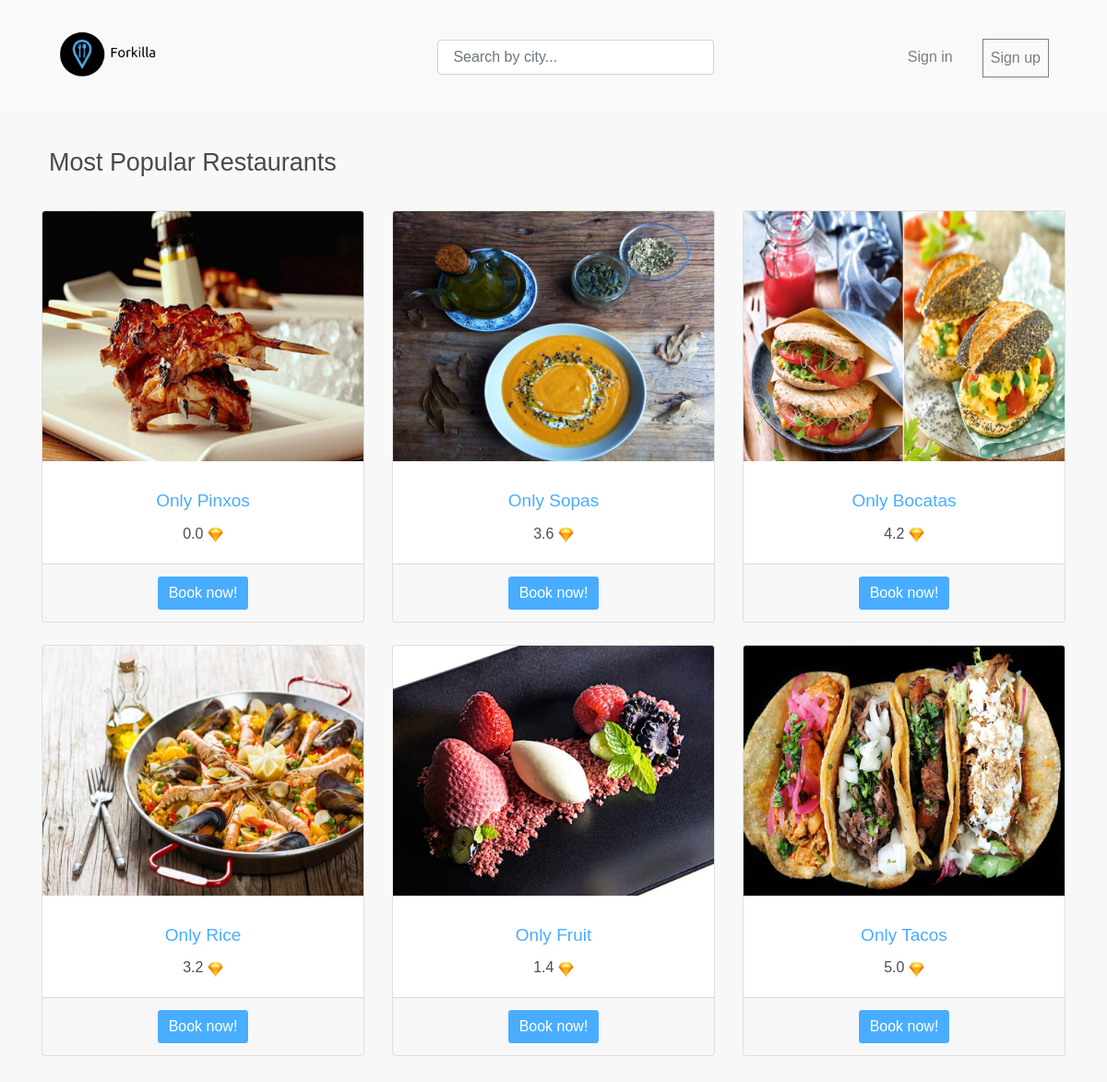
Screenshot of /forkilla/ with the database file from the repository.
### forkilla/models.py (models this page shows, shortened)
class Restaurant(models.Model):
    CATEGORIES = (
        ("Rice", "Rice"),
        ("Fusi", "Fusion"),
        ("BBQ", "Barbecue"),
        ("Chin", "Chinese"),
        ("Medi", "Mediterranean"),
        ("Crep", "Creperie"),
        ("Hind", "Hindu"),
        ("Japa", "Japanese"),
        ("Ital", "Italian"),
        ("Mexi", "Mexican"),
        ("Peru", "Peruvian"),
        ("Russ", "Russian"),
        ("Turk", "Turkish"),
        ("Basq", "Basque"),
        ("Vegy", "Vegetarian"),
        ("Afri", "African"),
        ("Egyp", "Egyptian"),
        ("Grek", "Greek")
    )
    _d_categories = dict(CATEGORIES)
    restaurant_number = models.CharField(max_length=8, unique=True)
    name = models.CharField(max_length=50)
    menu_description = models.TextField()
    price_average = models.DecimalField(max_digits=5, decimal_places=2)
    is_promot = models.BooleanField()
    rate = models.DecimalField(default=0.0, max_digits=2, decimal_places=1,
                               validators=[MinValueValidator(0.0), MaxValueValidator(5.0)])
    address = models.CharField(max_length=50)
    city = models.CharField(max_length=50)
    country = models.CharField(max_length=50)
    featured_photo = models.ImageField(upload_to="images/")
    category = models.CharField(max_length=5, choices=CATEGORIES)
    restaurant_capacity = models.PositiveIntegerField(validators=[MaxValueValidator(999)])

### forkilla/views.py (the view)
def index(request):
    return restaurants(request)

### forkilla/views.py (called while the page is built)
def restaurants(request, city="", category=""):
    promoted = False
    viewedrestaurants = _check_session(request)
    query = request.GET.get('q')
    if query:
        restaurants = Restaurant.objects.filter(city=query)
    else:
        if city:
            restaurants = Restaurant.objects.filter(city=city)
            if category:
                restaurants = restaurants.filter(category=category)
        else:
            restaurants = Restaurant.objects.filter(is_promot="True")
            promoted = True
    context = {
        'city': city,
        'category': category,
        'restaurants': restaurants,
        'promoted': promoted,
        'viewedrestaurants': viewedrestaurants,
        'search_result': query,
    }
    return render(request, 'forkilla/restaurants.html', context)

def _check_session(request):
    try:
        if "viewedrestaurants" not in request.session:
            viewedrestaurants = ViewedRestaurants()
            viewedrestaurants.save()
            request.session["viewedrestaurants"] = viewedrestaurants.id_vr
        else:
            viewedrestaurants = ViewedRestaurants.objects.get(id_vr=request.session["viewedrestaurants"])
    except (KeyError, Reservation.DoesNotExist, AttributeError):
        return HttpResponse("The specified Viewed Restaurant does not exist!")
    return viewedrestaurants

### templates/forkilla/restaurants.html (shortened to what this page needs)
<!DOCTYPE html>
<html lang="en">
<head>
</head>
<body>
    {% extends 'forkilla/base.html' %}
    {% block content %}
    {% load static %}
        <br>
        {% if restaurants %}
            {% if promoted %}
                <br>
                <h2>Most Popular Restaurants</h2>
            {% else %}
                <br>
                <h2>Restaurants in {{ search_result }}</h2>
            {% endif %}
            <br>
            <form action="{% url 'reservation'%}" method="get">
            <div class="row text-center">
                {% for restaurant in restaurants %}
                    <div class="col-lg-4 col-md-4 mb-4">
                        <div class="card h-100">
                            {% if restaurant.featured_photo %}
                                <img class="card-img-top" src="{{ restaurant.featured_photo.url }}" alt="">
                            {% endif %}
                                <div class="card-body">
                                    <a href="{% url 'details' restaurant.restaurant_number%}" >
                                        <h4 class="card-title">{{restaurant.name}}</h4>
                                    </a>
                                    <p class="card-text">{{restaurant.rate}} <img src="{% static 'forkilla/images/diamond.ico' %}" alt="diamond" style="width:17px;"></p>
                                </div>
                                <div class="card-footer">
                                    <button class="btn btn-primary" type="submit" name="reservation" value={{restaurant.restaurant_number}} > Book now!</button>
                                </div>
                            </div>
                        </div>
                {% endfor %}
            </div>
            </form>
        {% else %}
            <p>No restaurants are available.</p>
        {% endif %}
    {% endblock %}

### templates/forkilla/base.html (shortened to what this page needs)
{% load static %}
<!DOCTYPE html>
<html lang="en">
<head>
    {% load static %}
    <link rel="stylesheet" href="https://maxcdn.bootstrapcdn.com/bootstrap/4.3.1/css/bootstrap.min.css">
    <link rel="stylesheet" href="{% static 'forkilla/css/style.css' %}">
</head>
<body>
    <nav class="navbar navbar-expand-sm bg-light navbar-light fixed-top">
        <div class="container-fluid">
            <a class="navbar-brand" href="{% url 'index' %}">
                <img src="{% static 'forkilla/images/logo1.png' %}" alt="logo" style="width:150px;">
            </a>
            <form class="from-inline" method="GET" action="" id="searchform">
                <input style="width: 300px" class="form-control mr-sm-3" type="text" id="searchbox" name="q" value="{{ request.GET.q }}" placeholder=" Search by city...">
            </form>
            <ul class="navbar-nav">
                {% if not request.user.is_authenticated %}
                    <li class="nav-item">
                        <a class="nav-link" href="accounts/login">Sign in</a>
                    </li>
                    <li class="nav-item">
                        <a class="nav-link"  href="register" style=" border-color: #01579b ;border:1px; border-style: solid;">Sign up</a>
                    </li>
                {% endif %}
            </ul>
        </div>
    </nav>
    <div class="container">
        {% block content %}
        {% endblock %}
        <br><br>
    </div>
</body>
</html>

### static/forkilla/css/style.css (style rules this page uses)
:root { --fore-color: rgba(0, 0, 0, 0.7); --secondary-fore-color: #444; --back-color: #f8f8f8; --secondary-back-color: #f0f0f0; --blockquote-color: #f57c00; --pre-color: #1565c0; --border-color: #aaa; --secondary-border-color: #ddd; --heading-ratio: 1.19; --universal-margin: 0.5rem; --universal-padding: 0.5rem; --universal-border-radius: 0.125rem; --a-link-color: #0277bd; --a-visited-color: #01579b; }
html { font-size: 16px; padding-top: 100px; }
html, * { font-family: Helvetica; line-height: 1.5; -webkit-text-size-adjust: 100%; }
a, b, del, em, i, ins, q, span, strong, u { font-size: 1em; }
#searchform { position:absolute; right:31.5%; top:30%; width:30%; }
* { font-size: 1rem; }
body { margin: 0; color: var(--fore-color); background: var(--back-color); }
h1, h2, h3, h4, h5, h6 { line-height: 1.2; margin: calc(1.5 * var(--universal-margin)) var(--universal-margin); font-weight: 500; }
h2 { font-size: calc(1rem * var(--heading-ratio) * var(--heading-ratio) * var(--heading-ratio)); }
h4 { font-size: calc(1rem * var(--heading-ratio)); }
p { margin: var(--universal-margin); }
ol, ul { margin: var(--universal-margin); padding-left: calc(2 * var(--universal-margin)); }
nav * { padding: var(--universal-padding) calc(1.5 * var(--universal-padding)); }
a:link { color: rgb(73, 173, 255); text-decoration: none; }
button.btn-primary { background-color: rgb(73, 173, 255); border-color: white; }

### rows the page displays
Restaurant: featured_photo (picture), name "Only Pinxos", rate "0.0", {{ restaurant.restaurant_number }} 09186666 (drawn)
Restaurant: featured_photo (picture), name "Only Sopas", rate "3.6", {{ restaurant.restaurant_number }} 09186333 (drawn)
Restaurant: featured_photo (picture), name "Only Bocatas", rate "4.2", {{ restaurant.restaurant_number }} 09186444 (drawn)
Restaurant: featured_photo (picture), name "Only Rice", rate "3.2", {{ restaurant.restaurant_number }} 09186999 (drawn)
Restaurant: featured_photo (picture), name "Only Fruit", rate "1.4", {{ restaurant.restaurant_number }} 09186234 (drawn)
Restaurant: featured_photo (picture), name "Only Tacos", rate "5.0", {{ restaurant.restaurant_number }} 09186345 (drawn)
